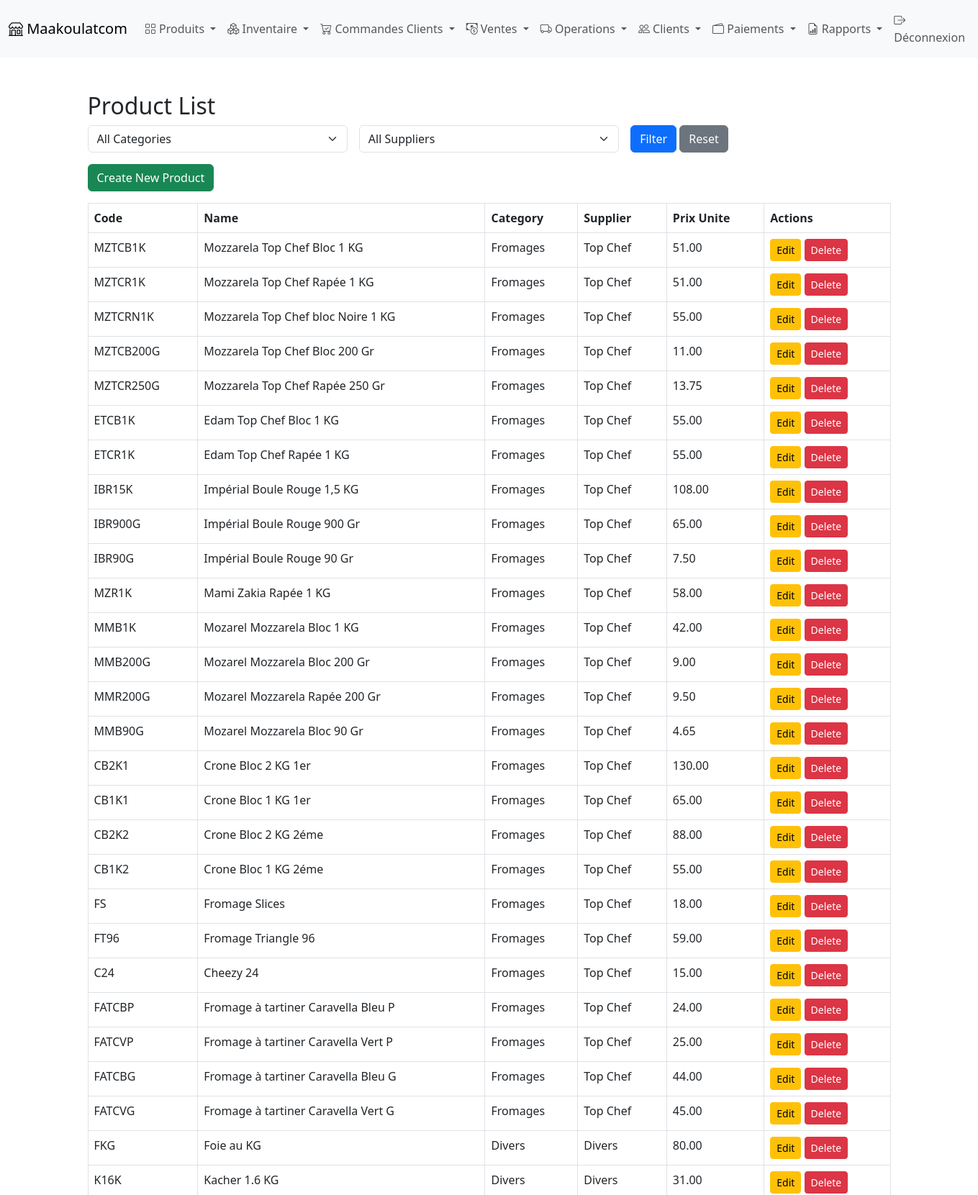
The app's page /list/ (signed in, upper part) with its own data.
### products/models.py (models this page shows, shortened)
class Product(models.Model):
    CATEGORY_CHOICES = [
        ('Fromages', 'Fromages'),
        ('Sauces', 'Sauces'),
        ('Poisson', 'Poisson'),
        ('Poulet', 'Poulet'),
        ('Divers', 'Divers'),
    ]
    SUPPLIER_CHOICES = [
        ('Top Chef', 'Top Chef'),
        ('Ali', 'Ali'),
        ('Adnane', 'Adnane'),
        ('Yozi Food', 'Yozi Food'),
        ('Divers', 'Divers'),
    ]
    code = models.CharField(max_length=50, unique=True)
    name = models.CharField(max_length=100)
    name_ar = models.CharField(max_length=100, null=True, blank=True)
    purchase_price = models.DecimalField(max_digits=10, decimal_places=2)
    selling_price = models.DecimalField(max_digits=10, decimal_places=2)
    quantity = models.IntegerField(default=0)
    category = models.CharField(max_length=20, choices=CATEGORY_CHOICES, default='Divers')
    supplier = models.CharField(max_length=20, choices=SUPPLIER_CHOICES, default='Divers')
    critical_threshold = models.IntegerField(default=10)

### products/views.py (the view)
# urls.py: path('list/', views.product_list, name='product_list'),
@login_required
def product_list(request):
    category = request.GET.get('category')
    supplier = request.GET.get('supplier')
    products = Product.objects.all()
    if category:
        products = products.filter(category=category)
    if supplier:
        products = products.filter(supplier=supplier)
    categories = Product.objects.values_list('category', flat=True).distinct()
    suppliers = Product.objects.values_list('supplier', flat=True).distinct()
    return render(request, 'products/product_list.html', {
        'products': products,
        'categories': categories,
        'suppliers': suppliers,
        'selected_category': category,
        'selected_supplier': supplier,
    })

### products/templates/products/product_list.html (shortened to what this page needs)
{% extends "products/base.html" %}
{% block content %}
<h2>Product List</h2>
<form method="get" class="mb-3">
    <div class="row g-3">
        <div class="col-md-4">
            <select name="category" class="form-select">
                <option value="">All Categories</option>
            </select>
        </div>
        <div class="col-md-4">
            <select name="supplier" class="form-select">
                <option value="">All Suppliers</option>
            </select>
        </div>
        <div class="col-md-4">
            <button type="submit" class="btn btn-primary">Filter</button>
            <a href="{% url 'products:product_list' %}" class="btn btn-secondary">Reset</a>
        </div>
    </div>
</form>
<div class="mb-3">
    <a href="{% url 'products:product_form' %}" class="btn btn-success">Create New Product</a>
</div>
<div class="table-responsive">
    <table class="table table-bordered">
        <thead>
            <tr>
                <th>Code</th>
                <th>Name</th>
                <th>Category</th>
                <th>Supplier</th>
                <th>Prix Unite</th>
                <th>Actions</th>
            </tr>
        </thead>
        <tbody>
            {% for product in products %}
            <tr>
                <td>{{ product.code }}</td>
                <td>{{ product.name }}</td>
                <td>{{ product.category }}</td>
                <td>{{ product.supplier }}</td>
                <td>{{ product.selling_price }}</td>
                <td>
                    <a href="{% url 'products:product_edit' product.id %}" class="btn btn-sm btn-warning">Edit</a>
                    <form method="post" action="{% url 'products:product_delete' product.id %}" style="display:inline;">
                        <button type="submit" class="btn btn-sm btn-danger">Delete</button>
                    </form>
                </td>
            </tr>
            {% endfor %}
        </tbody>
    </table>
</div>
{% endblock %}

### products/templates/products/base.html (style rules this page uses)
html, body { height: 100%; }
body { display: flex; flex-direction: column; }

### records on screen
Product: code "MZTCB1K", name "Mozzarela Top Chef Bloc 1 KG", category "Fromages", supplier "Top Chef", selling_price "51.00"
Product: code "MZTCR1K", name "Mozzarela Top Chef Rapée 1 KG", category "Fromages", supplier "Top Chef", selling_price "51.00"
Product: code "MZTCRN1K", name "Mozzarela Top Chef bloc Noire 1 KG", category "Fromages", supplier "Top Chef", selling_price "55.00"
Product: code "MZTCB200G", name "Mozzarela Top Chef Bloc 200 Gr", category "Fromages", supplier "Top Chef", selling_price "11.00"
Product: code "MZTCR250G", name "Mozzarela Top Chef Rapée 250 Gr", category "Fromages", supplier "Top Chef", selling_price "13.75"
Product: code "ETCB1K", name "Edam Top Chef Bloc 1 KG", category "Fromages", supplier "Top Chef", selling_price "55.00"
Product: code "ETCR1K", name "Edam Top Chef Rapée 1 KG", category "Fromages", supplier "Top Chef", selling_price "55.00"
Product: code "IBR15K", name "Impérial Boule Rouge 1,5 KG", category "Fromages", supplier "Top Chef", selling_price "108.00"
Product: code "IBR900G", name "Impérial Boule Rouge 900 Gr", category "Fromages", supplier "Top Chef", selling_price "65.00"
Product: code "IBR90G", name "Impérial Boule Rouge 90 Gr", category "Fromages", supplier "Top Chef", selling_price "7.50"
Product: code "MZR1K", name "Mami Zakia Rapée 1 KG", category "Fromages", supplier "Top Chef", selling_price "58.00"
Product: code "MMB1K", name "Mozarel Mozzarela Bloc 1 KG", category "Fromages", supplier "Top Chef", selling_price "42.00"
Product: code "MMB200G", name "Mozarel Mozzarela Bloc 200 Gr", category "Fromages", supplier "Top Chef", selling_price "9.00"
Product: code "MMR200G", name "Mozarel Mozzarela Rapée 200 Gr", category "Fromages", supplier "Top Chef", selling_price "9.50"
Product: code "MMB90G", name "Mozarel Mozzarela Bloc 90 Gr", category "Fromages", supplier "Top Chef", selling_price "4.65"
Product: code "CB2K1", name "Crone Bloc 2 KG 1er", category "Fromages", supplier "Top Chef", selling_price "130.00"
Product: code "CB1K1", name "Crone Bloc 1 KG 1er", category "Fromages", supplier "Top Chef", selling_price "65.00"
Product: code "CB2K2", name "Crone Bloc 2 KG 2éme", category "Fromages", supplier "Top Chef", selling_price "88.00"
Product: code "CB1K2", name "Crone Bloc 1 KG 2éme", category "Fromages", supplier "Top Chef", selling_price "55.00"
Product: code "FS", name "Fromage Slices", category "Fromages", supplier "Top Chef", selling_price "18.00"
Product: code "FT96", name "Fromage Triangle 96", category "Fromages", supplier "Top Chef", selling_price "59.00"
Product: code "C24", name "Cheezy 24", category "Fromages", supplier "Top Chef", selling_price "15.00"
Product: code "FATCBP", name "Fromage à tartiner Caravella Bleu P", category "Fromages", supplier "Top Chef", selling_price "24.00"
Product: code "FATCVP", name "Fromage à tartiner Caravella Vert P", category "Fromages", supplier "Top Chef", selling_price "25.00"
Product: code "FATCBG", name "Fromage à tartiner Caravella Bleu G", category "Fromages", supplier "Top Chef", selling_price "44.00"
Product: code "FATCVG", name "Fromage à tartiner Caravella Vert G", category "Fromages", supplier "Top Chef", selling_price "45.00"
Product: code "FKG", name "Foie au KG", category "Divers", supplier "Divers", selling_price "80.00"
Product: code "K16K", name "Kacher 1.6 KG", category "Divers", supplier "Divers", selling_price "31.00"
